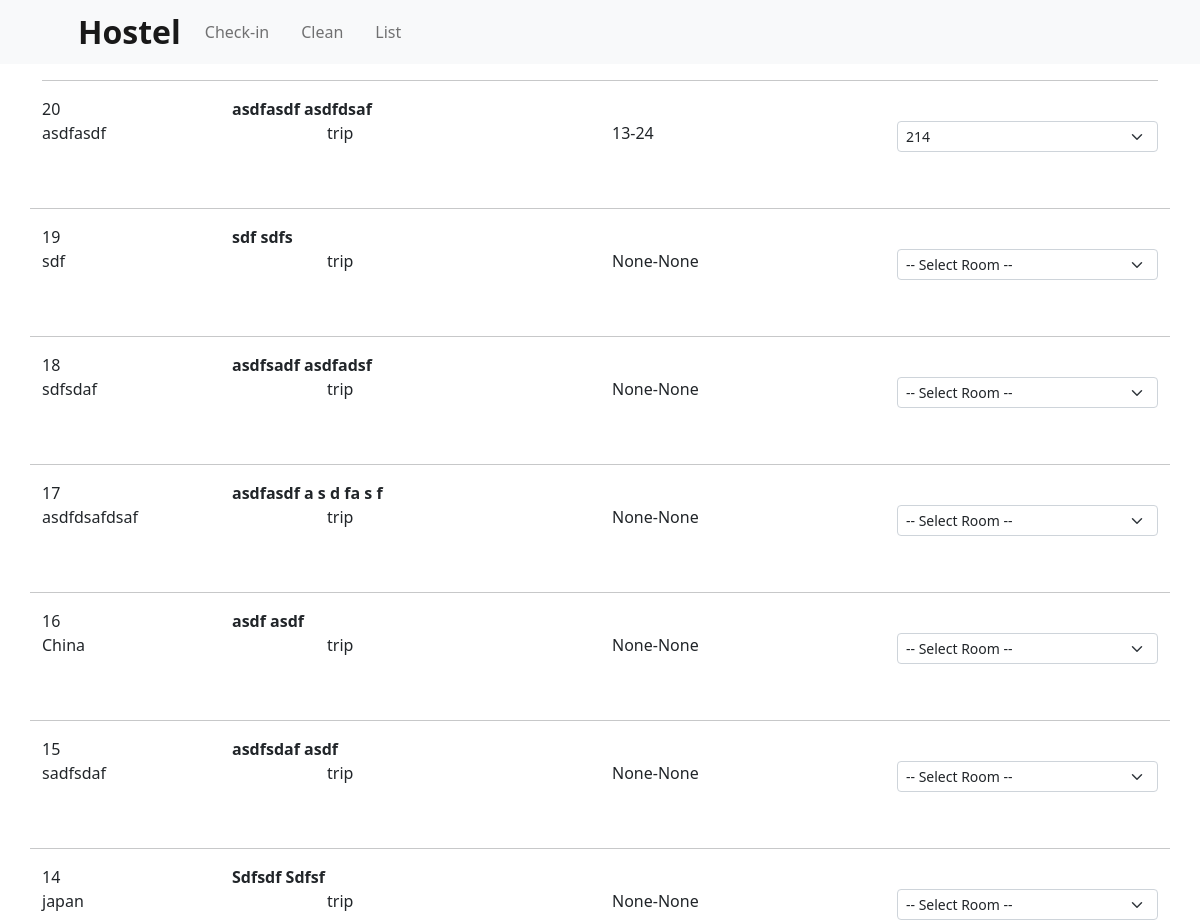
The app's page /hostel/glist/ (signed in, upper part), older data.
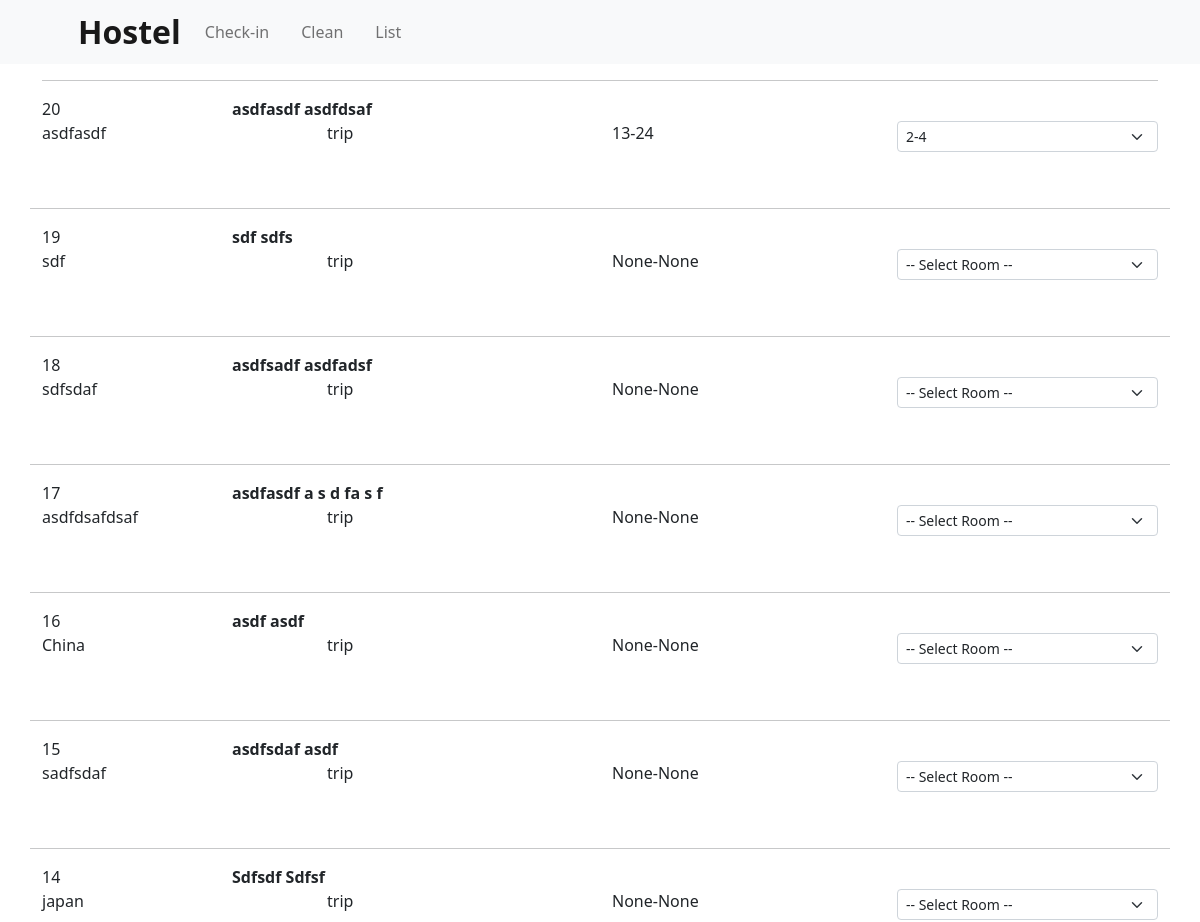
The same page, newer data.
### hostel/models.py (models this page shows, shortened)
class Guest(models.Model):
    date_modified = models.DateTimeField(auto_now=True)
    givenname = models.CharField(max_length=30, blank=True)
    surname = models.CharField(max_length=30, blank=True)
    country = models.CharField(max_length=30, blank=True)
    platform = models.CharField(max_length=30, blank=True)
    passport = CloudinaryField('image', blank=False, null=False)
    selfie = CloudinaryField('image', blank=False, null=False)
    terms_answers = models.JSONField(default=dict, blank=True)
    room = models.ForeignKey(
        "RoomState",
        on_delete=models.SET_NULL,  # keeps guest even if room is deleted
        null=True,
        blank=True,
        related_name="guests"
    )
    start_day = models.PositiveIntegerField(null=True, blank=True)
    end_day = models.PositiveIntegerField(null=True, blank=True)

class RoomState(models.Model):
    name = models.CharField(max_length=30, blank=False)
    out = models.BooleanField(default=False)
    key = models.BooleanField(default=False)
    is_clean = models.BooleanField(default=False)

### hostel/views.py (the view)
# urls.py: path('glist/', views.gList, name='glist'),
def gList(request):
    if not request.session.get('access_granted'):
        return redirect(f"/hostel/access/?next=/hostel/glist/")
    guests = Guest.objects.all().order_by('-id')
    rooms = RoomState.objects.all()
    return render(request, 'hostel/glist.html', {'guest': guests, 'rooms': rooms})

### cart/context_processors.py (called while the page is built)
def cart(request):
    return {'cart': Cart(request)}

### hostel/context_processors.py (called while the page is built)
def language(request):
    return {
        'lang': request.session.get('lang', 'en')
    }

### store/context_processors.py (called while the page is built)
def base_breadcrumbs(request):
    path = request.path
    parts = path.strip('/').split('/')
    breadcrumbs = []
    url = ''
    for part in parts:
        url += f'/{part}'
        breadcrumbs.append({'name': part.replace('_', ' ').capitalize(), 'url': url})
    return {'breadcrumbs': breadcrumbs}

### hostel/templates/hostel/glist.html (shortened to what this page needs)
{% extends 'hostel/h_base.html' %}
{% block content %}
<div class="container">
    <hr>
    {% for g in guest %}
        <div class="row">
            <div class="col-2">{{ g.id }}</div>
            <div class="col-10"><b>{{ g.surname }} {{ g.givenname }}</b></div>
            <div class="col-3">{{ g.country }}</div>
            <div class="col-3 mb-3">{{ g.platform }}</div>
            <div class="col-3 mb-3">{{ g.start_day }}-{{ g.end_day }}</div>
            <div class="col-3 mb-3">
                <select class="form-select form-select-sm room-select"
                        data-guest-id="{{ g.id }}">
                    <option value="">-- Select Room --</option>
                    {% for room in rooms %}
                        <option value="{{ room.id }}"
                            {% if g.room and g.room.id == room.id %}selected{% endif %}>
                            {{ room.name }}
                        </option>
                    {% endfor %}
                </select>
            </div>
            <div class="col-6 mb-3">
            </div>
            <div class="col-6">
            </div>
            <hr>
        </div>
    {% empty %}
        <p>No guests found.</p>
    {% endfor %}
</div>
<br/><br/>
{% endblock %}

Row changes from the older to the newer data that the page shows:
changed Guest "asdfdsaf": room+id "214" → "2-4"
